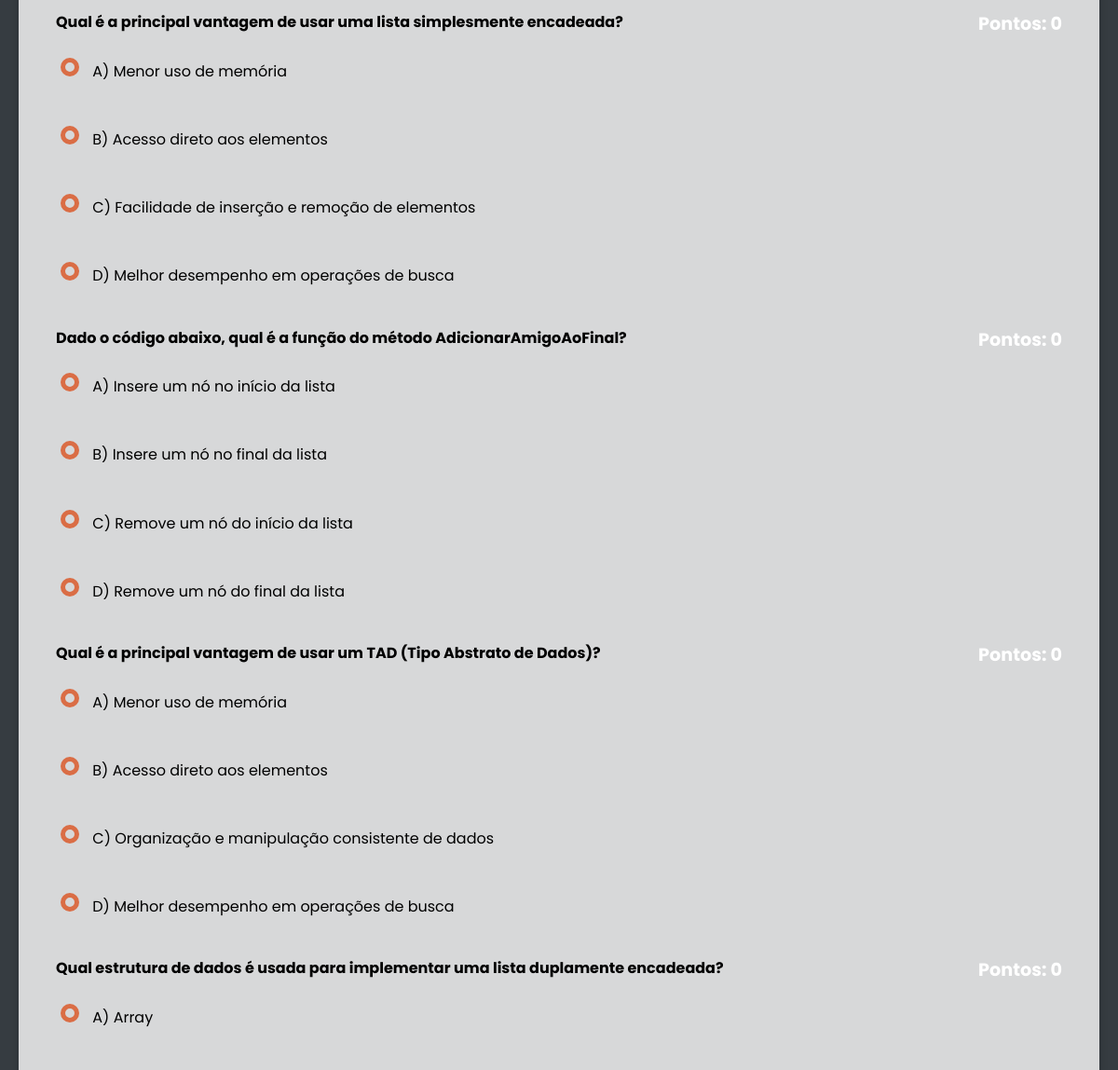
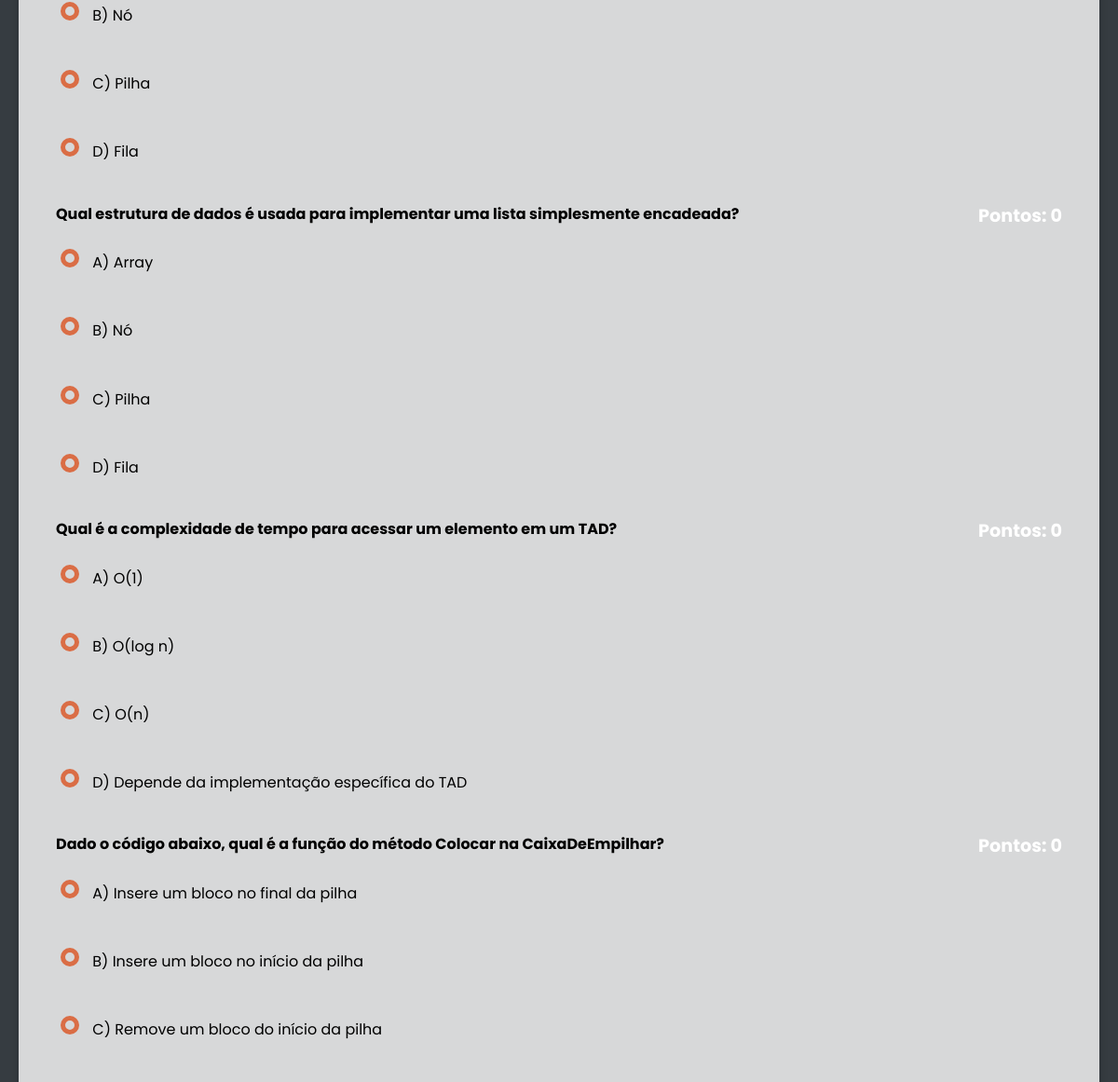
/pages/Jogos/Quiz/index.php (middle part), run on an earlier commit of the app's database (2 pictures, top to bottom).
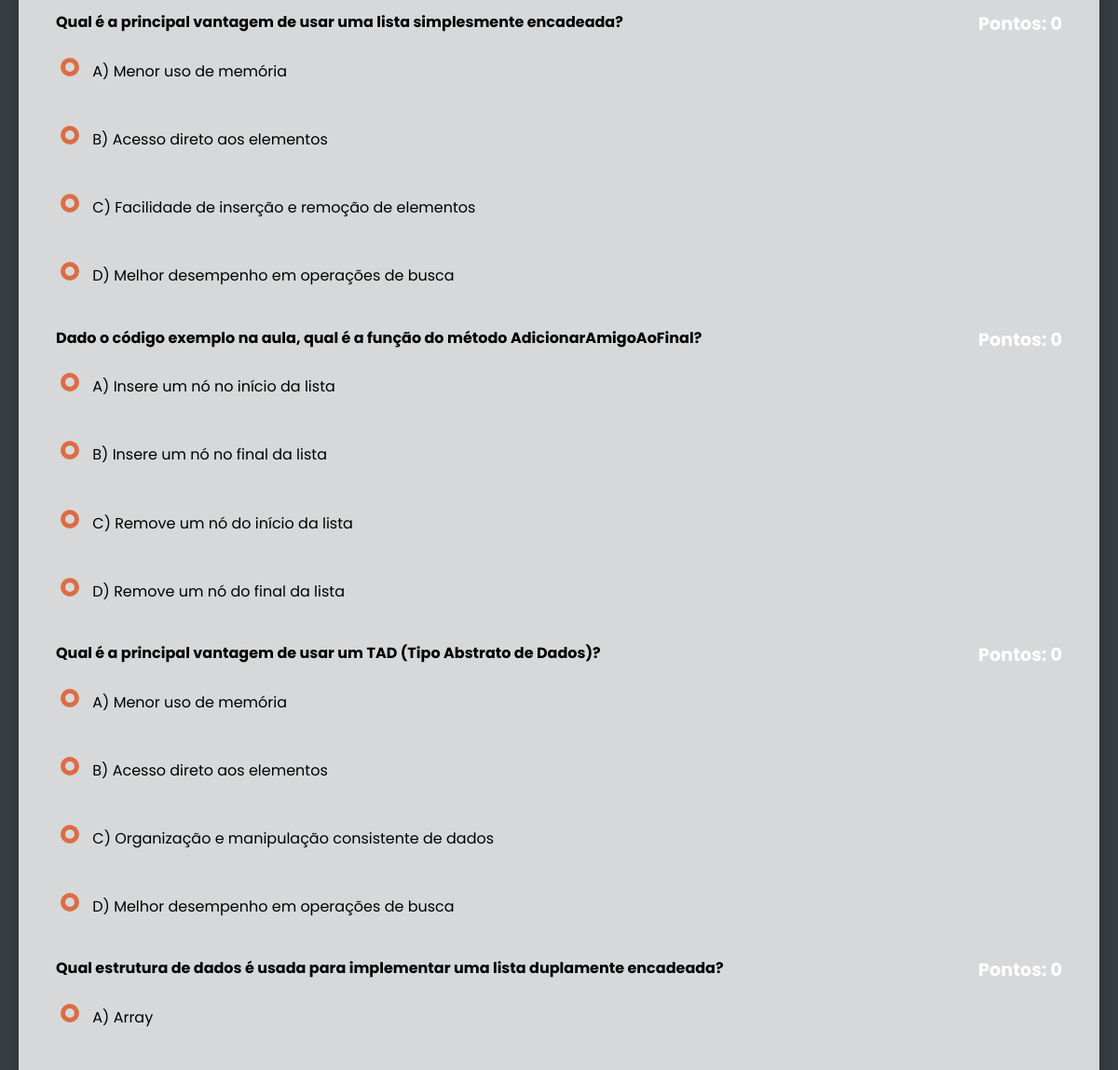
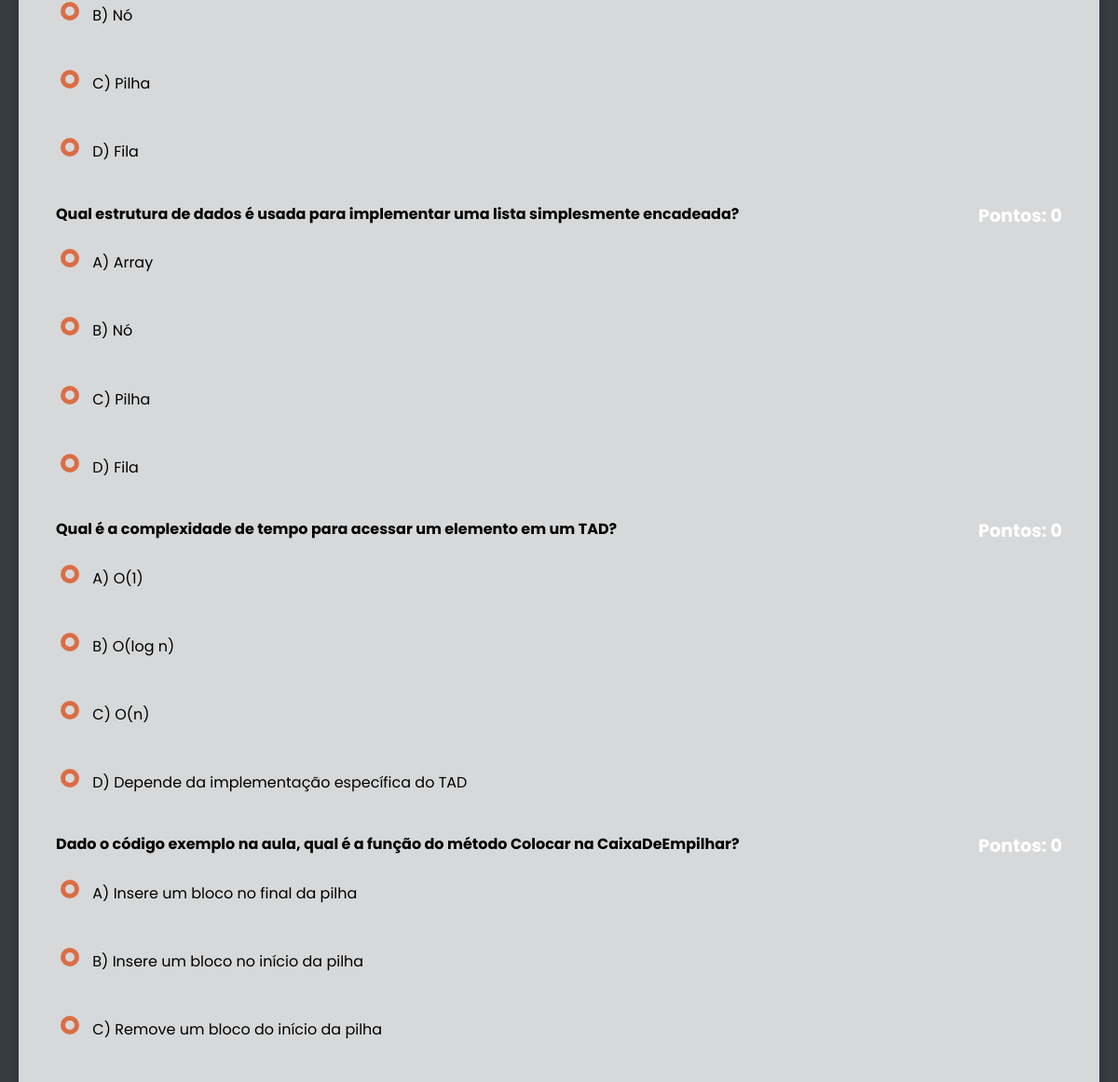
And on a later commit of the database (2 pictures, top to bottom).
### tables this page shows
CREATE TABLE `quiz_perguntas` (
  `idpergunta` int(11) NOT NULL,
  `pergunta_quiz` varchar(255) DEFAULT NULL,
  `idresposta` int(11) NOT NULL
);

CREATE TABLE `quiz_respostas` (
  `idquiz` int(11) NOT NULL,
  `resposta_quiz` varchar(1) DEFAULT NULL,
  `alternativa_a` text DEFAULT NULL,
  `alternativa_b` text DEFAULT NULL,
  `alternativa_c` text DEFAULT NULL,
  `alternativa_d` text DEFAULT NULL
);

### backend/controllers/controller.php (called while the page is built, shortened)
<?php
    require_once __DIR__.'/../classes/Banco.php';
    class Controller{
        public $banco;
        public function __construct(){
            $this->banco = new Banco();
        }
        public function QuizPush(){
            return $this->banco->getQuizPerguntas();
        }
        public function QuizRespostaPush($id){
            return $this->banco->getQuizRespostaById($id);
        }
    }

### backend/classes/Banco.php (called while the page is built, shortened)
<?php
class Banco
{
    private $conn;
    public function __construct()
    {
        $this->conn = mysqli_connect("localhost", "root", "", "datastruct");
    }
    private function executeQuery($query)
    {
        $result = mysqli_query($this->conn, $query);
        return $result;
    }
    public function getQuizPerguntas()
    {
        $query = "SELECT * FROM quiz_perguntas";
        return $this->executeQuery($query);
    }
    public function getQuizRespostaById($id)
    {
        $id = mysqli_real_escape_string($this->conn, $id);
        $query = "SELECT * FROM quiz_respostas WHERE idquiz = '$id'";
        return $this->executeQuery($query);
    }
}
?>

### pages/Jogos/Quiz/index.php (the view, shortened to what this page needs)
<?php
include_once './../../../backend/controllers/controller.php';
$controlador = new Controller();
?>
<!DOCTYPE html>
<html lang="pt-BR">
<head>
    <link href="https://unpkg.com/boxicons@2.1.4/css/boxicons.min.css" rel="stylesheet">
    <link rel="stylesheet" type="text/css" href="main.css">
</head>
<body>
    <main>
        <?php
            $perguntasSelecionadas = [];
            if (method_exists($controlador, 'QuizPush')) {
                $perguntas = $controlador->QuizPush();
                $perguntasArray = [];
                while ($pergunta = $perguntas->fetch_assoc()) {
                    $perguntasArray[] = $pergunta;
                }
                shuffle($perguntasArray);
                $perguntasSelecionadas = array_slice($perguntasArray, 0, 10);
            }
        ?>
        <form method="POST" action="" onsubmit="return validateForm();">
        <?php
            foreach ($perguntasSelecionadas as $index => $pergunta) {
                echo "<section class='question-container'>";
                echo "<h3 class='question'>" . $pergunta['pergunta_quiz'] . "</h3>";
                $idresposta = $pergunta['idresposta'];
                $respostas = $controlador->QuizRespostaPush($idresposta)->fetch_assoc();
                $alternativas = [
                    'A' => $respostas['alternativa_a'],
                    'B' => $respostas['alternativa_b'],
                    'C' => $respostas['alternativa_c'],
                    'D' => $respostas['alternativa_d']
                ];
                $respostaUsuario = $_POST["resposta_$index"] ?? null;
                $pontos = 0;
                echo "<section class='points'>Pontos: $pontos</section>";
                foreach ($alternativas as $letra => $alternativa) {
                    $inputId = "resposta_{$index}_{$letra}";
                    $cor = '';
                    $icone = '';
                    echo "<label for='$inputId' $cor>";
                    echo "<input type='radio' id='$inputId' name='resposta_$index' value='$letra' " . ($respostaUsuario == $letra ? 'checked' : '') . "> $letra) $alternativa $icone";
                    echo "</label><br>";
                }
                echo "</section>";
            }
        ?>
        </form>
    </main>
</body>
</html>

### pages/Jogos/Quiz/main.css (style rules this page uses)
body { font-family: Arial, sans-serif; line-height: 1.6; background: var(--cor1); color: var(--cor6); margin: 0; padding: 0; }
main { display: flex; align-items: center; justify-content: center; flex-direction: column; padding: 20px; max-width: 100vw; }
main form { background: rgba(255, 255, 255, 0.8); border-radius: 10px; box-shadow: 0 0 10px rgba(0, 0, 0, 0.2); padding: 40px; max-width: 1400px; width: 100%; margin: 0 auto; }
.question { margin-bottom: 20px; font-size: 16px; color: var(--black); }
.question-container { position: relative; }
.points { position: absolute; top: 0; right: 0; font-size: 1.2em; font-weight: bold; }
label { display: block; margin-bottom: 10px; font-size: 16px; color: var(--black); padding: 5px; border-radius: 5px; }
input[type="radio"] { margin-right: 10px; appearance: none; width: 20px; height: 20px; border: 5px solid var(--cor3); border-radius: 50%; outline: none; cursor: pointer; transition: background 0.3s ease; }

### global.css (style rules this page uses)
:root { --cor1: #363C41; --cor2: #346A7F; --cor3: #DA6D45; --cor4: #F9C080; --cor5: #B96044; --cor6: #ffffff; --cor7: #73bdcf; --black: #000000; }
* { font-family: "Poppins", sans-serif; padding: 0; margin: 0; box-sizing: border-box; }

What changed in the data, as far as the page shows it:
changed quiz_perguntas "Insere um nó no início da lista": pergunta_quiz "Dado o código abaixo, qual é a função do método AdicionarAmigoAoFinal?" → "Dado o código exemplo na aula, qual é a função do método AdicionarAmigoAoFinal?"
changed quiz_perguntas "Insere um bloco no final da pilha": pergunta_quiz "Dado o código abaixo, qual é a função do método Colocar na CaixaDeEmpilhar?" → "Dado o código exemplo na aula, qual é a função do método Colocar na CaixaDeEmpilhar?"
